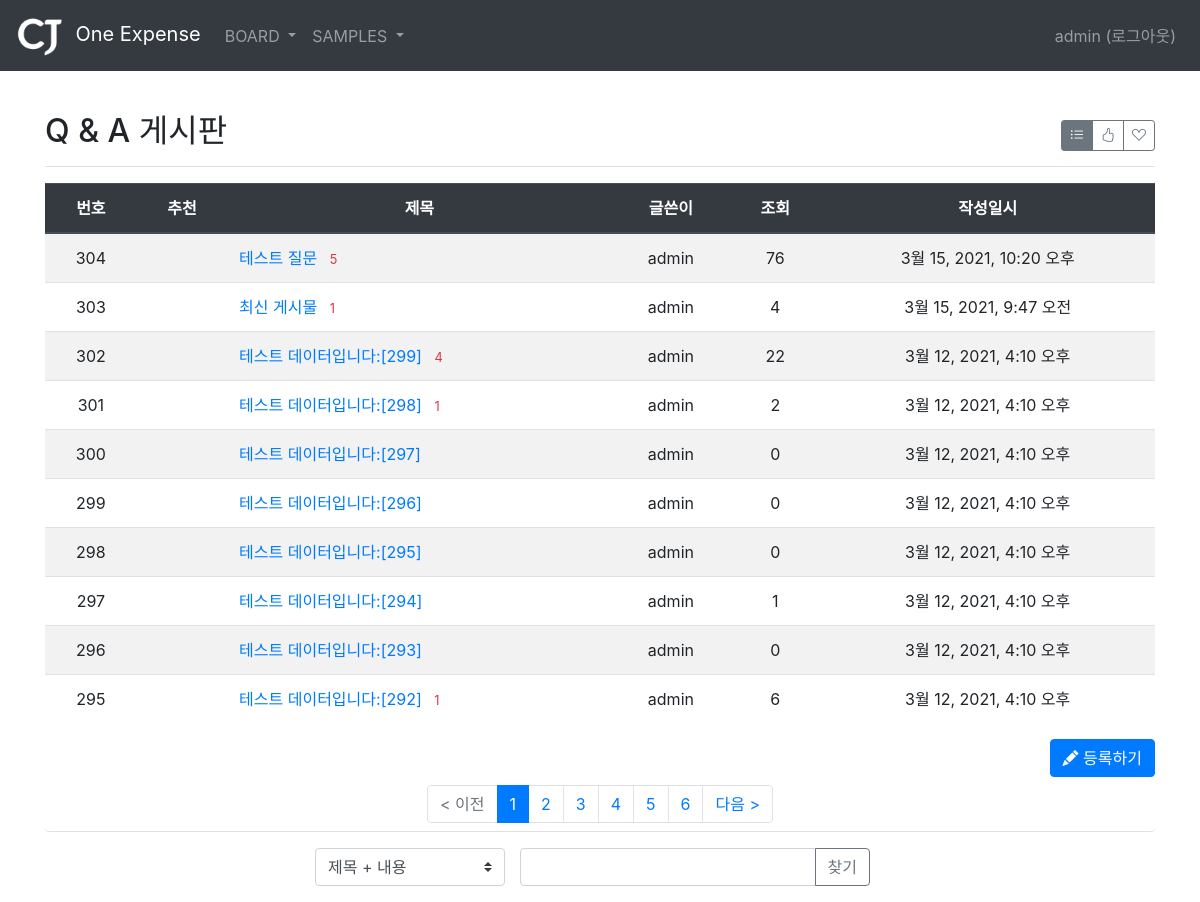
/board/board/1/ (signed in), run on an earlier commit of the app's database.
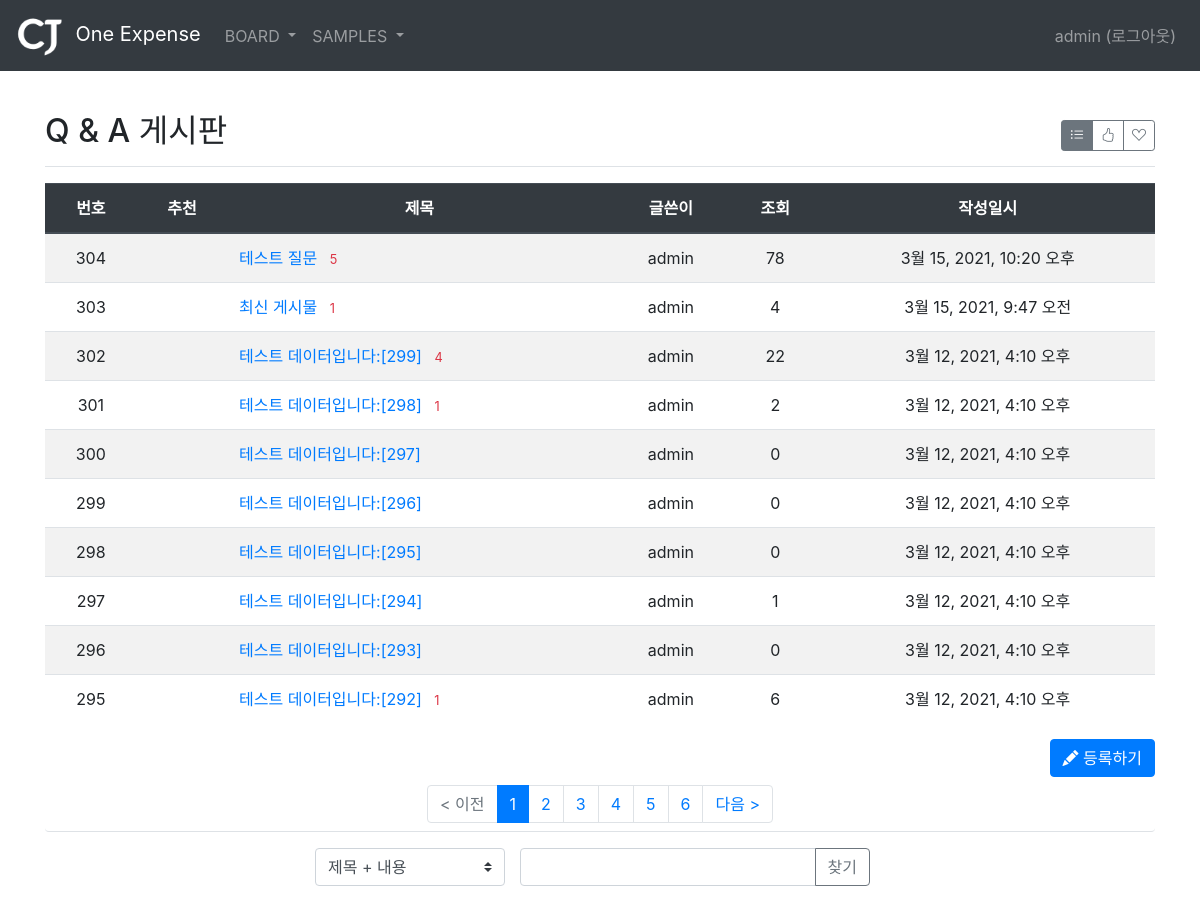
And on a later commit of the database.
### board/models.py (models this page shows, shortened)
class Board(models.Model):
    menu = models.ForeignKey(Menu, on_delete=models.CASCADE, related_name='menu_board')
    author = models.ForeignKey(User, on_delete=models.CASCADE, related_name='author_board')
    subject = models.CharField(max_length=200)
    content = models.TextField()
    hit_count = models.IntegerField(default=0)
    create_date = models.DateTimeField()
    modify_date = models.DateTimeField(null=True, blank=True)
    voter = models.ManyToManyField(User, related_name='voter_board')

### board/views/base_views.py (the view, shortened to what this page needs)
# urls.py: path('board/<int:menu_id>/', base_views.list, name='list'),
@login_required(login_url='common:login')
def list(request, menu_id):
    page = request.GET.get('page', '1')  # 페이지
    op = request.GET.get('op', 'a')  # 검색기준
    kw = request.GET.get('kw', '')  # 검색어
    so = request.GET.get('so', 'recent')  # 정렬기준
    if so == 'recommend':
        board_list = Board.objects.filter(menu=menu_id).annotate(num_voter=Count('voter')).order_by('-num_voter', '-create_date')
    elif so == 'popular':
        board_list = Board.objects.filter(menu=menu_id).annotate(num_reply=Count('reply')).order_by('-num_reply', '-create_date')
    else:  # recent
        board_list = Board.objects.filter(menu=menu_id).order_by('-create_date')
    print('-----------------------------')
    print(op)
    paginator = Paginator(board_list, 10)  # 페이지당 10개씩 보여주기
    page_obj = paginator.get_page(page)
    menu = Menu.objects.get(id=menu_id)
    context = {'board_list': page_obj, 'page': page, 'kw': kw, 'so': so, 'op': op, 'menu': menu}
    return render(request, 'board/board_list.html', context)

### board/templatetags/board_filter.py (called while the page is built)
@register.filter
def sub(value, arg):
    return value - arg

### templates/board/board_list.html (shortened to what the changed rows need)
{% extends 'base.html' %}
{% load board_filter %}
{% block content %}
<div class="container my-3" style="padding-top:80px">
    <div class="d-flex justify-content-between flex-wrap flex-md-nowrap align-items-center pt-3 pb-2 mb-3 border-bottom py-2">
		<h1 class="h2">{{ menu.title }}</h1>
	</div>
    <table class="table table-striped">
        <thead>
        <tr class="text-center thead-dark">
            <th class="text-center">번호</th>
            <th class="text-center">추천</th>
            <th class="text-center">제목</th>
            <th class="text-center">글쓴이</th>
            <th class="text-center">조회</th>
            <th class="text-center">작성일시</th>
        </tr>
        </thead>
        <tbody>
        {% if board_list %}
        {% for board in board_list %}
        <tr class="text-center">
            <td>
                {{ board_list.paginator.count|sub:board_list.start_index|sub:forloop.counter0|add:1 }}
            </td>
            <td>
            </td>
            <td class="text-left">
                <a href="{% url 'board:detail' board.id %}">{{ board.subject }}</a>
                {% if board.reply_set.count > 0 %}
                <span class="text-danger small ml-2">{{ board.reply_set.count }}</span>
                {% endif %}
            </td>
            <td>{{ board.author.username }}</td>
            <td>{{ board.hit_count }}</td>
            <td>{{ board.create_date }}</td>
        </tr>
        {% endfor %}
        {% else %}
        <tr>
            <td colspan="6" class="text-center">게시물이 없습니다.</td>
        </tr>
        {% endif %}
        </tbody>
    </table>
</div>
{% endblock %}

What changed in the data, as far as the page shows it:
changed Board "테스트 질문": hit_count "76" → "78"
